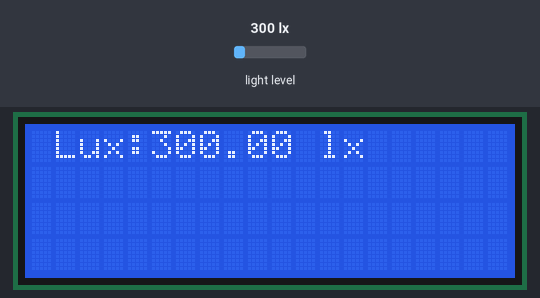
The sketch below on a simulated Arduino Uno, built with avr-gcc and run on an emulated ATmega328P. Shown: 20×4 character LCD. The test bench sets the inputs (shaded band); at power-on: light level 300 lx.

Above: at 1.2 s.
1.3 s: light level set to 40 lx
At 1.8 s:
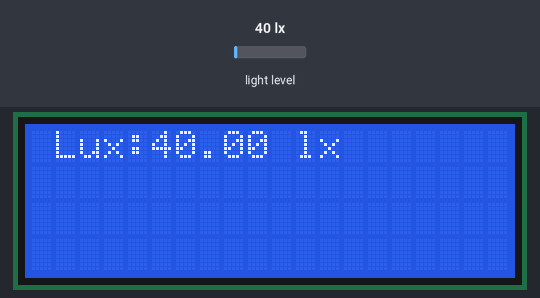
4.3 s: light level set to 500 lx
At 4.6 s:
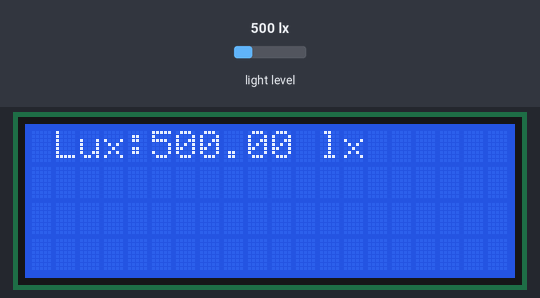
7.3 s: light level set to 1000 lx
At 8.5 s:
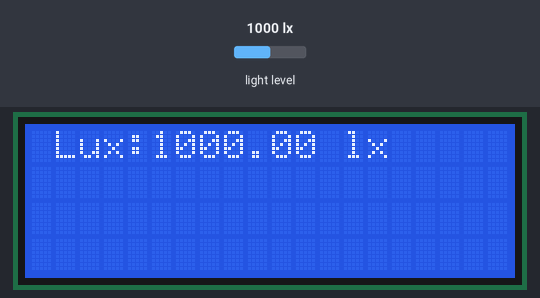
10.3 s: light level set to 1500 lx
13.3 s: light level set to 1960 lx
At 14.3 s:
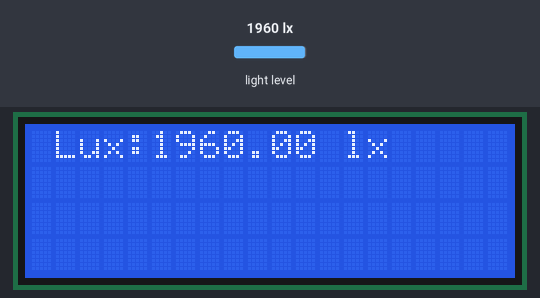
16.3 s: light level set to 40 lx
At 17.1 s:
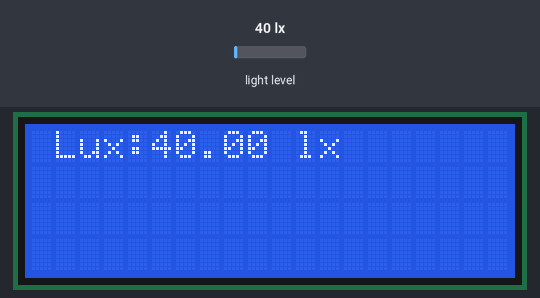
Timing chart, 0 to 19.3 s (numbered marks = the images above; inputs shaded):
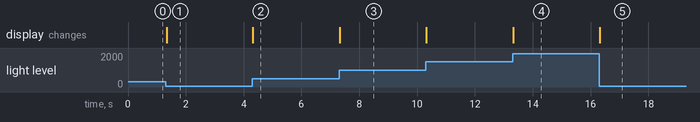

Measured:
- after the input at 1.3 s, the display: changes at once (image 1)
- after the input at 4.3 s, the display: changes at once (image 2)
- after the input at 7.3 s, the display: changes at once (image 3)
- after the input at 13.3 s, the display: changes at once (image 4)
- after the input at 16.3 s, the display: changes at once (image 5)

The sketch:

lcd_bh1750.ino
```cpp
#include <LiquidCrystal_I2C.h>
#include <BH1750.h>
//#include <Wire.h>


LiquidCrystal_I2C lcd(0x27, 20, 4);
BH1750 lightMeter;

void setup()
{
  //  Wire.begin();
	lcd.begin();
  lightMeter.begin();
	lcd.backlight();
  lcd.setCursor(1,0);//colom,baris
	lcd.print("Hello, world!");
}

void loop()
{
  lcd.clear();
  float lux = lightMeter.readLightLevel();
  lcd.setCursor(1,0);//colom,baris
  lcd.print("Lux:"+String(lux)+" lx");
	// Do nothing here...
}
```
